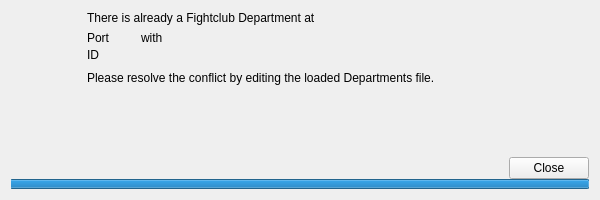
<?xml version="1.0" encoding="UTF-8"?>
<ui version="4.0">
 <class>BcastDuplicateWarning</class>
 <widget class="QWidget" name="BcastDuplicateWarning">
  <property name="geometry">
   <rect>
    <x>0</x>
    <y>0</y>
    <width>600</width>
    <height>200</height>
   </rect>
  </property>
  <property name="minimumSize">
   <size>
    <width>600</width>
    <height>200</height>
   </size>
  </property>
  <property name="windowTitle">
   <string>Port/ID Conflict</string>
  </property>
  <property name="windowIcon">
   <iconset resource="resources.qrc">
    <normaloff>:/img/fightclub-logo.svg</normaloff>:/img/fightclub-logo.svg</iconset>
  </property>
  <property name="locale">
   <locale language="English" country="UnitedStates"/>
  </property>
  <layout class="QVBoxLayout" name="verticalLayout">
   <property name="spacing">
    <number>0</number>
   </property>
   <item>
    <layout class="QGridLayout" name="gridLayout_2">
     <property name="horizontalSpacing">
      <number>12</number>
     </property>
     <property name="verticalSpacing">
      <number>0</number>
     </property>
     <item row="2" column="2">
      <widget class="QLabel" name="portnr">
       <property name="text">
        <string>&lt;port&gt;</string>
       </property>
      </widget>
     </item>
     <item row="2" column="1">
      <widget class="QLabel" name="portlabel">
       <property name="text">
        <string>Port</string>
       </property>
      </widget>
     </item>
     <item row="2" column="3">
      <widget class="QLabel" name="connlabel">
       <property name="text">
        <string>with</string>
       </property>
      </widget>
     </item>
     <item row="3" column="1">
      <widget class="QLabel" name="idlabel">
       <property name="text">
        <string>ID</string>
       </property>
      </widget>
     </item>
     <item row="3" column="3">
      <spacer name="horizontalSpacer_2">
       <property name="orientation">
        <enum>Qt::Horizontal</enum>
       </property>
       <property name="sizeHint" stdset="0">
        <size>
         <width>40</width>
         <height>20</height>
        </size>
       </property>
      </spacer>
     </item>
     <item row="0" column="1" colspan="3">
      <widget class="QLabel" name="label">
       <property name="text">
        <string>There is already a Fightclub Department at</string>
       </property>
       <property name="wordWrap">
        <bool>true</bool>
       </property>
      </widget>
     </item>
     <item row="3" column="2">
      <widget class="QLabel" name="idnr">
       <property name="text">
        <string>&lt;id&gt;</string>
       </property>
      </widget>
     </item>
     <item row="5" column="1" colspan="3">
      <widget class="QLabel" name="pleaseresolvelabel">
       <property name="text">
        <string>Please resolve the conflict by editing the loaded Departments file.</string>
       </property>
       <property name="wordWrap">
        <bool>true</bool>
       </property>
      </widget>
     </item>
     <item row="0" column="0" rowspan="6">
      <widget class="QLabel" name="dialogiconlabel">
       <property name="minimumSize">
        <size>
         <width>64</width>
         <height>64</height>
        </size>
       </property>
       <property name="maximumSize">
        <size>
         <width>64</width>
         <height>64</height>
        </size>
       </property>
       <property name="text">
        <string/>
       </property>
      </widget>
     </item>
     <item row="1" column="1" colspan="3">
      <spacer name="verticalSpacer_2">
       <property name="orientation">
        <enum>Qt::Vertical</enum>
       </property>
       <property name="sizeType">
        <enum>QSizePolicy::Fixed</enum>
       </property>
       <property name="sizeHint" stdset="0">
        <size>
         <width>20</width>
         <height>6</height>
        </size>
       </property>
      </spacer>
     </item>
     <item row="4" column="1" colspan="3">
      <spacer name="verticalSpacer_3">
       <property name="orientation">
        <enum>Qt::Vertical</enum>
       </property>
       <property name="sizeType">
        <enum>QSizePolicy::Fixed</enum>
       </property>
       <property name="sizeHint" stdset="0">
        <size>
         <width>20</width>
         <height>6</height>
        </size>
       </property>
      </spacer>
     </item>
    </layout>
   </item>
   <item>
    <spacer name="verticalSpacer">
     <property name="orientation">
      <enum>Qt::Vertical</enum>
     </property>
     <property name="sizeHint" stdset="0">
      <size>
       <width>20</width>
       <height>40</height>
      </size>
     </property>
    </spacer>
   </item>
   <item>
    <layout class="QHBoxLayout" name="horizontalLayout">
     <item>
      <spacer name="horizontalSpacer">
       <property name="orientation">
        <enum>Qt::Horizontal</enum>
       </property>
       <property name="sizeHint" stdset="0">
        <size>
         <width>40</width>
         <height>20</height>
        </size>
       </property>
      </spacer>
     </item>
     <item>
      <widget class="QPushButton" name="closeButton">
       <property name="text">
        <string>Close</string>
       </property>
       <property name="icon">
        <iconset resource="resources.qrc">
         <normaloff>:/breeze-icons/dialog-close-16.svg</normaloff>:/breeze-icons/dialog-close-16.svg</iconset>
       </property>
      </widget>
     </item>
    </layout>
   </item>
   <item>
    <widget class="QProgressBar" name="progressBar">
     <property name="maximumSize">
      <size>
       <width>16777215</width>
       <height>10</height>
      </size>
     </property>
     <property name="maximum">
      <number>15000</number>
     </property>
     <property name="value">
      <number>15000</number>
     </property>
     <property name="textVisible">
      <bool>false</bool>
     </property>
     <property name="invertedAppearance">
      <bool>true</bool>
     </property>
     <property name="format">
      <string/>
     </property>
    </widget>
   </item>
  </layout>
 </widget>
 <resources>
  <include location="resources.qrc"/>
 </resources>
 <connections/>
</ui>
